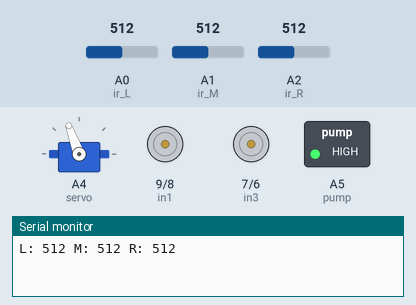
Bench run of a sketch on a simulated Arduino Uno, built with avr-gcc and run on an emulated ATmega328P. On the bench: servo, motor-driver pin pairs drawn as motors (green arrow = first pin HIGH = forward, orange = second pin HIGH = backward, longer = more drive, scaled by the enable pin), switched loads named in the sketch (green lamp = pin HIGH), the last lines printed to the serial monitor. Wiring (inferred from the names in the program): servo: signal A4. The test bench sets the inputs (shaded band); at power-on: A1 (ir_M) = 512, A0 (ir_L) = 512, A2 (ir_R) = 512. Servo pulses on a pin are drawn as a servo (544–2400 µs = 0–180°); pins used as bus, display or sensor lines are not drawn.

Above: at 5.39 s.
6.3 s: A1 (ir_M) set to 409
10.3 s: A1 (ir_M) set to 387
At 11.5 s:
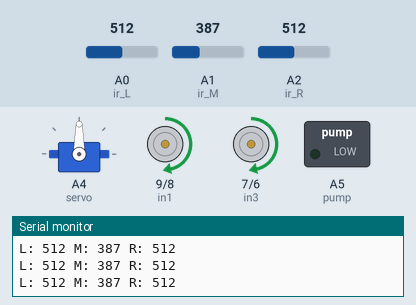
12.3 s: A0 (ir_L) set to 494
At 13.0 s:
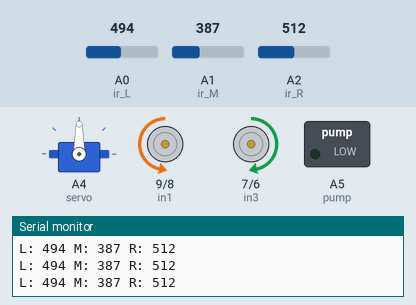
13.8 s: A1 (ir_M) set to 510
At 14.2 s:
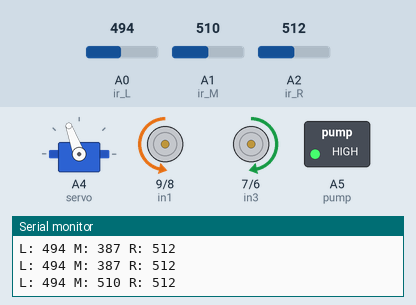
17.3 s: A0 (ir_L) set to 510
At 18.5 s:
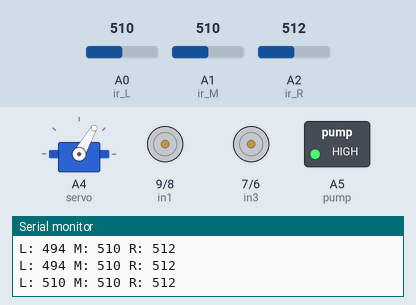
20.8 s: A2 (ir_R) set to 482
At 22.0 s:
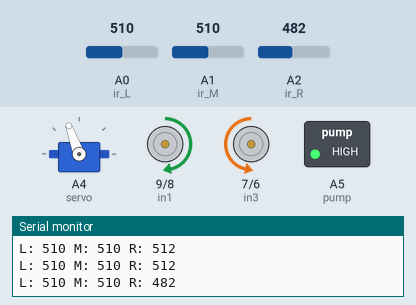
Timing chart, 0 to 25.3 s (numbered marks = the images above; inputs shaded):
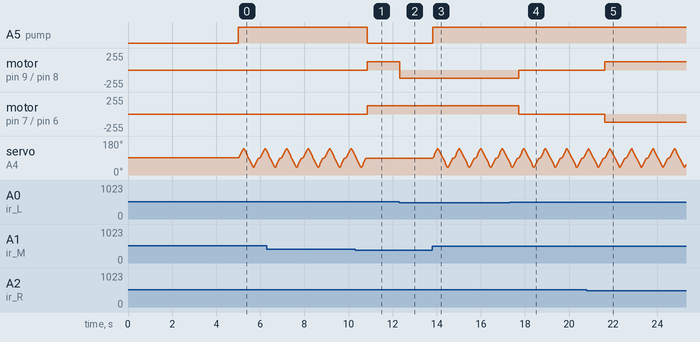

Measured:
- the behaviour switches between 401 and 400 on A1 (ir_M) (found by bisection; images 0 and 1)
- the behaviour switches between 501 and 500 on A0 (ir_L) (found by bisection; images 1 and 2)
- the behaviour switches between 501 and 500 on A2 (ir_R) (found by bisection; images 4 and 5)
- after the input at 10.3 s, A5 (pump): HIGH → LOW after 0.55 s; motor on pin 9 (in1) / pin 8 (in2), motor on pin 7 (in3) / pin 6 (in4): stopped → forward 125/255 after 0.55 s; servo on A4 (servo): goes on until 10.8 s, then stays 90°
- after the input at 12.3 s, motor on pin 9 (in1) / pin 8 (in2): forward 125/255 → backward 125/255 at once
- after the input at 17.3 s, motor on pin 9 (in1) / pin 8 (in2): backward 125/255 → stopped after 0.41 s; motor on pin 7 (in3) / pin 6 (in4): forward 125/255 → stopped after 0.41 s
- after the input at 20.8 s, motor on pin 9 (in1) / pin 8 (in2): stopped → forward 125/255 after 0.81 s; motor on pin 7 (in3) / pin 6 (in4): stopped → backward 125/255 after 0.81 s

The sketch:

firetruck.ino
```cpp
// Motor control pins (connected to L298N H-Bridge motor driver)
#define enA 10    // Enable pin for right motor (PWM pin)
#define in1 9     // Controls direction of right motor 1
#define in2 8     // Controls direction of right motor 2
#define in3 7     // Controls direction of left motor 1
#define in4 6     // Controls direction of left motor 2
#define enB 5     // Enable pin for left motor (PWM pin)

// IR sensor pins
#define ir_L A0   // Left IR sensor (pointing down — for line following)
#define ir_M A1   // Middle IR sensor (pointing forward/up — for light detection)
#define ir_R A2   // Right IR sensor (pointing down — for line following)

// Peripheral control pins
#define servo A4  // Servo motor control pin (PWM signal to sweep sprinkler)
#define pump A5   // Digital output pin to control water pump

// Motor speed (0–255). Higher means faster.
int Speed = 125;

// Variables to hold sensor readings
int val_L, val_M, val_R;

void setup() {
  // Initialize serial monitor for debugging
  Serial.begin(9600);

  // Set IR sensors as inputs
  pinMode(ir_L, INPUT);
  pinMode(ir_M, INPUT);
  pinMode(ir_R, INPUT);

  // Set all motor control pins as outputs
  pinMode(enA, OUTPUT);
  pinMode(in1, OUTPUT);
  pinMode(in2, OUTPUT);
  pinMode(in3, OUTPUT);
  pinMode(in4, OUTPUT);
  pinMode(enB, OUTPUT);

  // Set servo and pump pins as outputs
  pinMode(servo, OUTPUT);
  pinMode(pump, OUTPUT);

  // Set initial motor speeds for both sides
  analogWrite(enA, Speed);
  analogWrite(enB, Speed);

  // Brief delay before starting
  delay(5000);
}

void loop() {
  // Read analog values from IR sensors
  val_L = analogRead(ir_L);  // Left sensor (line follower)
  val_M = analogRead(ir_M);  // Middle sensor (light detection)
  val_R = analogRead(ir_R);  // Right sensor (line follower)

  // Print sensor values to serial monitor
  Serial.print("L: ");
  Serial.print(val_L);
  Serial.print(" M: ");
  Serial.print(val_M);
  Serial.print(" R: ");
  Serial.println(val_R);

  // ---- LINE FOLLOWING LOGIC (LEFT AND RIGHT SENSORS) ----
  if (val_L > 500 && val_R <= 500) {
    turnLeft(); // Veer left to get back on the line
  }
  else if (val_R > 500 && val_L <= 500) {
    turnRight(); // Veer right to get back on the line
  }
  else if (val_M > 400){
    stop();
  }
  else {
    forward(); // Both sensors show similar readings: go straight
  }

  // ---- LIGHT DETECTION LOGIC (MIDDLE SENSOR) ----
  if (val_M > 400) {
    digitalWrite(pump, HIGH); // Turn on water pump
    sweepServo();             // Move the sprinkler back and forth
  } else {
    digitalWrite(pump, LOW);  // Turn off the pump when light is low
  }

  // Small delay to reduce CPU load and prevent jitter
  delay(50);
}

// Moves the robot forward by setting motor directions
void forward() {
  // Right motor configuration (forward)
  digitalWrite(in1, HIGH);
  digitalWrite(in2, LOW);
  // Left motor configuration (forward) -- corrected for O3 model
  digitalWrite(in3, HIGH);
  digitalWrite(in4, LOW);
}

//  stops robot
void stop() {
  // Right motor configuration (forward)
  digitalWrite(in1, LOW);
  digitalWrite(in2, LOW);
  // Left motor configuration (forward) -- corrected for O3 model
  digitalWrite(in3, LOW);
  digitalWrite(in4, LOW);
}

// Turns the robot slightly left (adjusted for line following)
void turnLeft() {
  // Right motor moves forward; left motor stops
  digitalWrite(in1, HIGH);
  digitalWrite(in2, LOW);
  digitalWrite(in3, LOW);
  digitalWrite(in4, HIGH);
}

// Turns the robot slightly right (adjusted for line following)
void turnRight() {
  // Left motor moves forward; right motor stops
  digitalWrite(in1, LOW);
  digitalWrite(in2, HIGH);
  digitalWrite(in3, HIGH);
  digitalWrite(in4, LOW);
}

// Rotates the sprinkler servo back and forth
void sweepServo() {
  // Sweep right
  for (int angle = 90; angle <= 140; angle += 5) {
    servoPulse(servo, angle);
  }
  // Sweep left
  for (int angle = 140; angle >= 40; angle -= 5) {
    servoPulse(servo, angle);
  }
  // Return to center
  for (int angle = 40; angle <= 90; angle += 5) {
    servoPulse(servo, angle);
  }
}

// Sends a pulse to the servo motor based on the given angle
void servoPulse(int pin, int angle) {
  int pwm = (angle * 11) + 500; // Convert angle to pulse width in microseconds
  digitalWrite(pin, HIGH);
  delayMicroseconds(pwm);
  digitalWrite(pin, LOW);
  delay(20);
}
```
